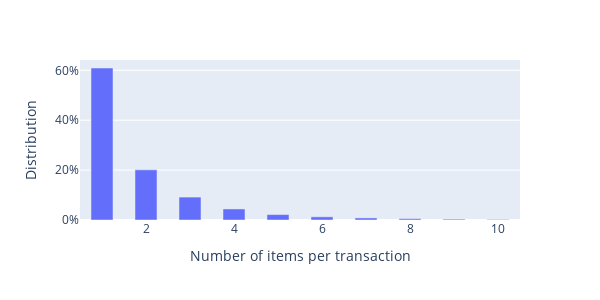

The notebook cell saved with this chart:
### Code cell
import seaborn as sns

length_of_transactions = data["product_id"].apply(len).value_counts()
length_of_transactions.rename_axis("frequency")

# lenth_of_transactions
length_of_transactions = length_of_transactions.head(10)

total = length_of_transactions.sum()
total = total

import plotly.express as px
fig = px.bar(length_of_transactions, x=length_of_transactions.index, y=length_of_transactions.values/total,width=600, height=300)
fig.update_traces(width=0.5)
fig.update_layout(
    xaxis_title="Number of items per transaction",
    yaxis_tickformat =',.0%',
    yaxis_title="Distribution",
    legend_title="Transaction Length Dsitribution",)

fig.show()

### Figure 1 — Plotly figure (JSON) as saved in the notebook; plotly's stock layout.template omitted (floating-point values rounded to 4 significant figures)
{"data": [{"alignmentgroup": "True", "hovertemplate": "index=%{x}<br>y=%{y}<extra></extra>", "legendgroup": "", "marker": {"color": "#636efa", "pattern": {"shape": ""}}, "name": "", "offsetgroup": "", "orientation": "v", "showlegend": false, "textposition": "auto", "type": "bar", "width": 0.5, "x": [1, 2, 3, 4, 5, 6, 7, 8, 9, 10], "xaxis": "x", "y": [0.6092, 0.2009, 0.09188, 0.04426, 0.02178, 0.01273, 0.008286, 0.005352, 0.003466, 0.002097], "yaxis": "y"}], "layout": {"barmode": "relative", "height": 300, "legend": {"title": {"text": "Transaction Length Dsitribution"}, "tracegroupgap": 0}, "margin": {"t": 60}, "width": 600, "xaxis": {"anchor": "y", "domain": [0, 1], "title": {"text": "Number of items per transaction"}}, "yaxis": {"anchor": "x", "domain": [0, 1], "tickformat": ",.0%", "title": {"text": "Distribution"}}}}
